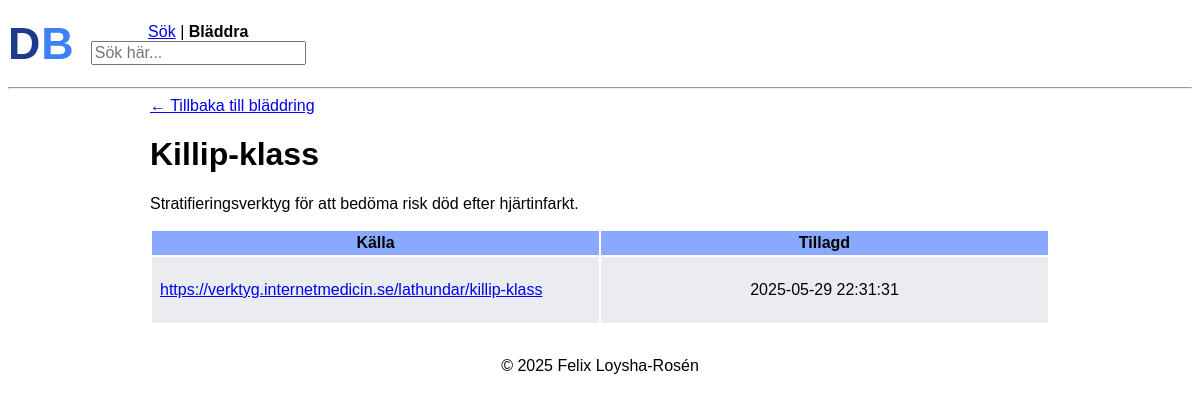
The page /70?from= on the database as committed earlier.
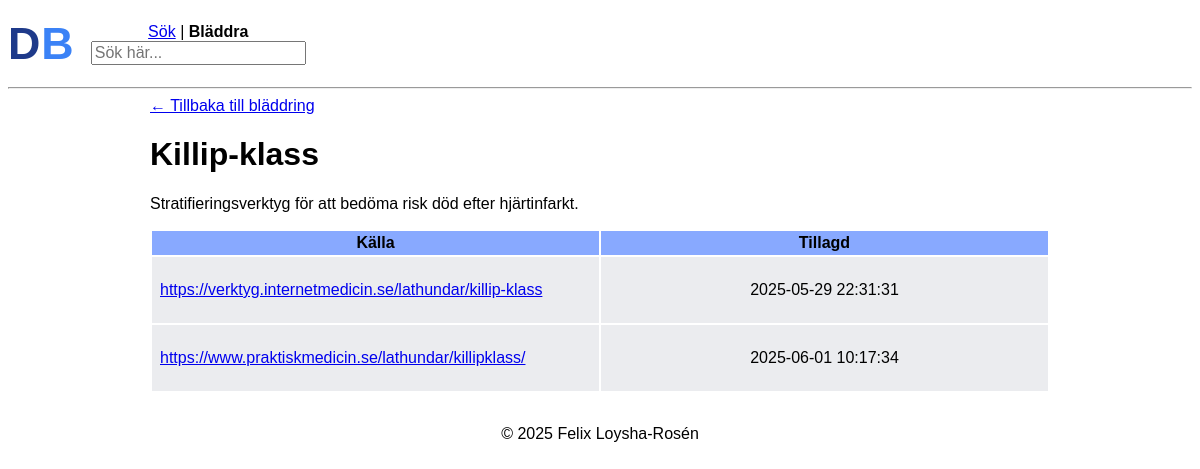
The same page on the database as committed later.
### tables this page shows
CREATE TABLE links (
    id INTEGER PRIMARY KEY AUTOINCREMENT,
    doc_id INTEGER NOT NULL,
    docbase_link TEXT,
    source_link TEXT,
    votes INTEGER DEFAULT 0,
    date_added TIMESTAMP DEFAULT CURRENT_TIMESTAMP,
    FOREIGN KEY (doc_id) REFERENCES docs(id) ON DELETE CASCADE
);

### app.py (the view)
@app.route("/<int:id>")
def show_detail(id):
    if id <= 0:
        return "Invalid ID", 400
    referrer = request.args.get("from", "")
    conn = get_db_connection()
    doc = conn.execute(
        "SELECT * FROM docs WHERE id = ?",
        (id,),
    ).fetchone()
    if doc is None:
        return "doc not found", 404
    links = conn.execute(
        "SELECT * FROM links WHERE doc_id = ?",
        (id,),
    ).fetchall()
    conn.close()
    return render_template("detail.html", doc=doc, links=links, referrer=referrer)

### app.py (called while the page is built)
def get_db_connection():
    conn = sqlite3.connect("docbase.db")
    conn.row_factory = sqlite3.Row
    return conn

### templates/detail.html (shortened to what this page needs)
{% extends "base.html" %}
{% block body %}
    <header class="search-header">
        <div class="text-logo">
            <a href="{{ url_for('index') }}" class="logo"><span class="doc">D</span><span class="base">B</span></a>
        </div>
        <div class="search-bar">
            {% if referrer %}
            <p><strong>Sök</strong> | <a href="{{ url_for('browse') }}">Bläddra</a></p>
            {% else %}
            <p><a href="{{ url_for('search') }}">Sök</a> | <strong>Bläddra</strong></p>
            {% endif %}
            <form action="/s" method="get">
                <input class="q" autocomplete="off" autofocus name="q" placeholder="Sök här..." type="search">
            </form>
        </div>
    </header>
    <main class="main-detail">
        <hr>
        <div class="detail-outer-container">
            <div class="detail-inner-container">
                <div class="back-button">
                    {% if referrer %}
                        <a href="{{ url_for('search', q=referrer) }}" class="back-link">← Tillbaka till sökresultaten</a>
                    {% else %}
                        <a href="{{ url_for('browse') }}" class="back-link">← Tillbaka till bläddring</a>
                    {% endif %}
                </div>
                <h1>
                    {{ doc.name }}
                </h1>
                {% if doc.description %}
                <p>{{ doc.description }}</p>
                {% endif %}
                {% if links %}
                <table class="links-table">
                    <tr>
                        {% if links|selectattr('source_link')|list %}
                            <th>Källa</th>
                        {% endif %}
                        <th>Tillagd</th>
                    </tr>
                    {% for link in links %}
                    <tr>
                        {% if link.source_link %}
                        <td>
                            <p class="links-table-link">
                                <a href="{{ link.source_link }}" target="_blank">
                                    {{ link.source_link }}
                                </a>
                            </p>
                        </td>
                        {% endif %}
                        <td class="date-added">
                            <p>{{ link.date_added }}</p>
                        </td>
                    </tr>
                    {% endfor %}
                </table>
                {% endif %}
            </div>
        </div>
    </main>
{% endblock %}

Rows that differ between the two databases and show on the page:
added links: source_link "https://www.praktiskmedicin.se/lathundar/killipklass/", date_added "2025-06-01 10:17:34"
